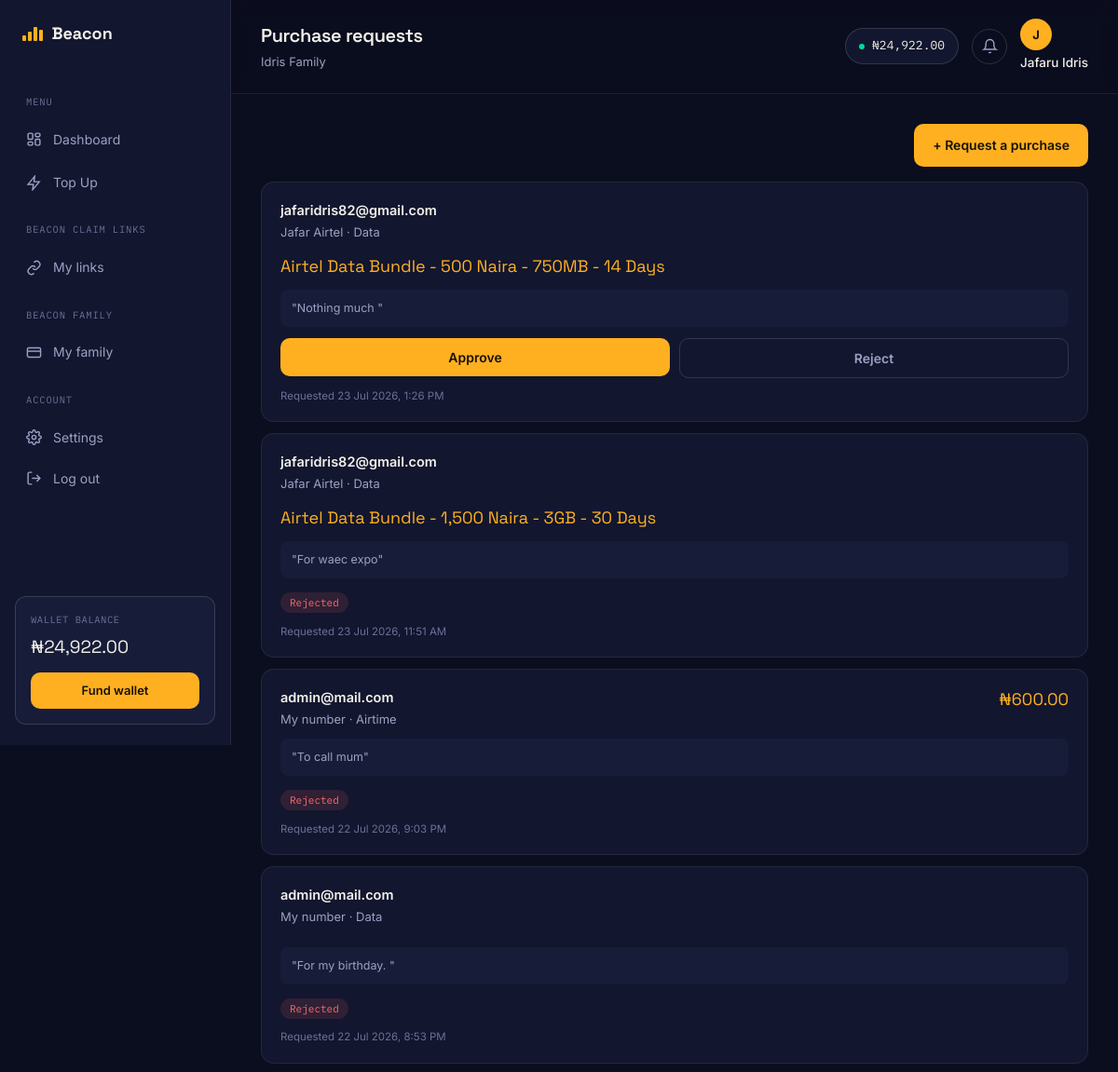
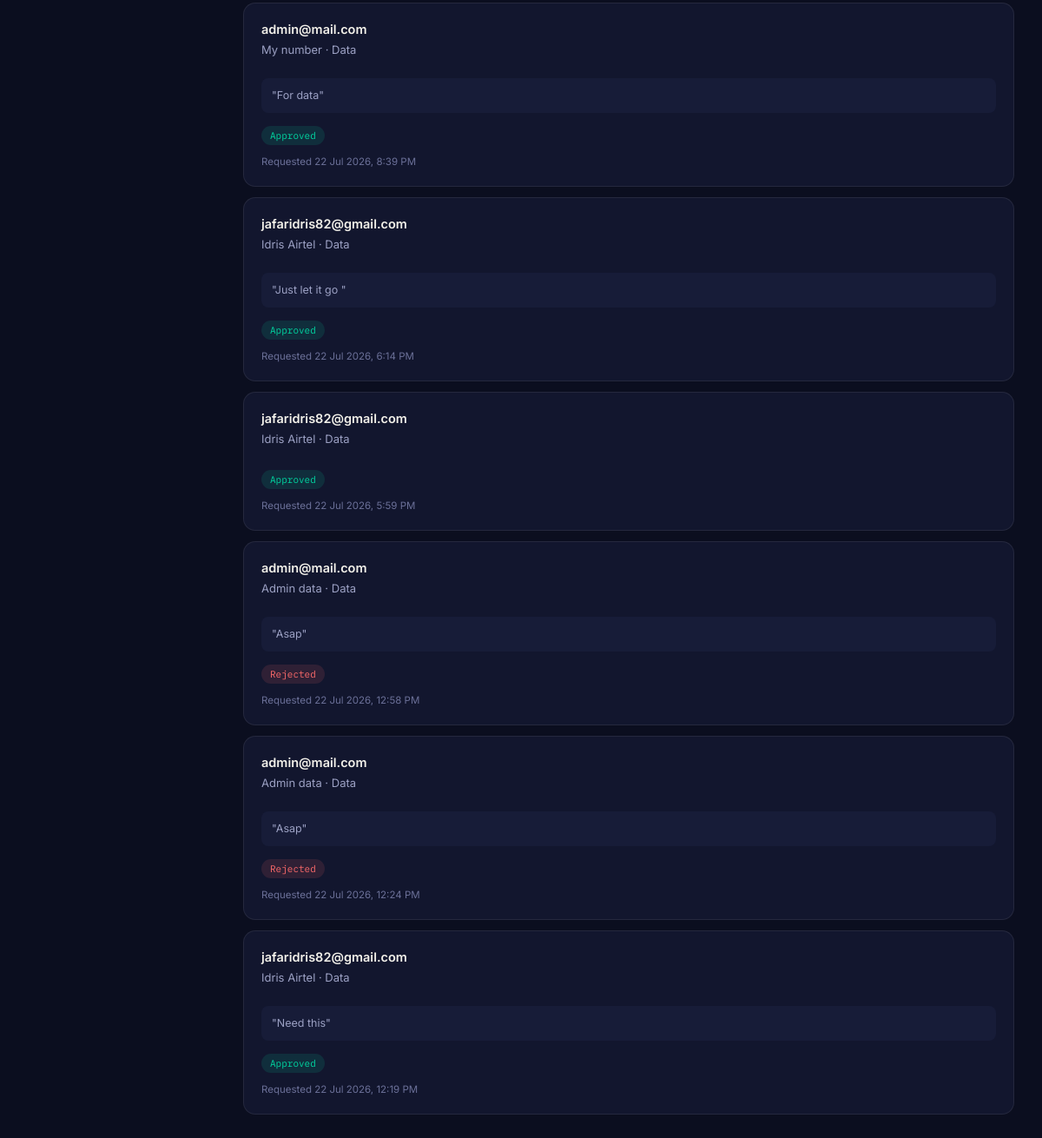
The app's page /commons/1/requests/ (signed in) with its own data (2 pictures, top to bottom).
### authentication/models.py (models this page shows, shortened)
class User(AbstractUser):
    email = models.EmailField(unique=True)
    phone_number = models.CharField(max_length=20, blank=True)
    is_email_verified = models.BooleanField(default=False)
    email_verification_token = models.CharField(max_length=100, blank=True, null=True)
    password_reset_token = models.CharField(max_length=100, blank=True, null=True)
    password_reset_expires = models.DateTimeField(blank=True, null=True)
    referral_code = models.CharField(max_length=20, unique=True, blank=True, null=True)
    referred_by = models.ForeignKey('self', on_delete=models.SET_NULL, blank=True, null=True, related_name='referrals')
    date_joined = models.DateTimeField(auto_now_add=True)
    last_login_ip = models.GenericIPAddressField(blank=True, null=True)
    transaction_pin_hash = models.CharField(
        max_length=128,
        blank=True,
        null=True,
        help_text="Hashed transaction PIN"
    )
    USERNAME_FIELD = 'email'
    REQUIRED_FIELDS = ['username']
    class Meta:
        ordering = ['-date_joined']
    def __str__(self):
        return self.email
    def get_full_name(self):
        if self.first_name or self.last_name:
            return f"{self.first_name} {self.last_name}".strip()
        return self.username

### wallet/models.py (models this page shows, shortened)
class Wallet(models.Model):
    user = models.OneToOneField(User, on_delete=models.CASCADE, related_name='wallet')
    balance = models.DecimalField(max_digits=12, decimal_places=2, default=0.00)
    total_funded = models.DecimalField(max_digits=12, decimal_places=2, default=0.00)
    total_spent = models.DecimalField(max_digits=12, decimal_places=2, default=0.00)
    is_active = models.BooleanField(default=True)
    created_at = models.DateTimeField(auto_now_add=True)
    updated_at = models.DateTimeField(auto_now=True)
    class Meta:
        verbose_name = 'Wallet'
        verbose_name_plural = 'Wallets'

### commons/models.py (models this page shows, shortened)
class Family(models.Model):
    name = models.CharField(max_length=100)
    owner = models.ForeignKey(User, on_delete=models.CASCADE, related_name='owned_families')
    created_at = models.DateTimeField(auto_now_add=True)
    updated_at = models.DateTimeField(auto_now=True)
    class Meta:
        verbose_name_plural = 'families'
        ordering = ['-created_at']

class PurchaseRequest(models.Model):
    class Status(models.TextChoices):
        PENDING = 'pending', 'Pending'
        APPROVED = 'approved', 'Approved'
        REJECTED = 'rejected', 'Rejected'
    family = models.ForeignKey(Family, on_delete=models.CASCADE, related_name='purchase_requests')
    requested_by = models.ForeignKey(FamilyMembership, on_delete=models.CASCADE, related_name='purchase_requests')
    preset = models.ForeignKey(MemberServicePreset, on_delete=models.PROTECT, related_name='requests')
    amount = models.DecimalField(max_digits=12, decimal_places=2)
    note = models.CharField(max_length=255, blank=True)
    plan = models.JSONField(default=dict)
    status = models.CharField(max_length=20, choices=Status.choices, default=Status.PENDING)
    reviewed_by = models.ForeignKey(
        User, on_delete=models.SET_NULL, null=True, blank=True, related_name='+',
    )
    reviewed_at = models.DateTimeField(null=True, blank=True)
    rejection_reason = models.CharField(max_length=255, blank=True)
    reference = models.CharField(max_length=40, blank=True)
    created_at = models.DateTimeField(auto_now_add=True)
    class Meta:
        ordering = ['-created_at']

class FamilyMembership(models.Model):
    class Role(models.TextChoices):
        OWNER = 'owner', 'Owner'
        ADMIN = 'admin', 'Admin'
        MEMBER = 'member', 'Member'
        VIEWER = 'viewer', 'Viewer'
    class Status(models.TextChoices):
        INVITED = 'invited', 'Invited'
        ACTIVE = 'active', 'Active'
        REMOVED = 'removed', 'Removed'
    family = models.ForeignKey(Family, on_delete=models.CASCADE, related_name='memberships')
    user = models.ForeignKey(User, on_delete=models.CASCADE, related_name='family_memberships')
    role = models.CharField(max_length=20, choices=Role.choices, default=Role.MEMBER)
    status = models.CharField(max_length=20, choices=Status.choices, default=Status.INVITED)
    invited_by = models.ForeignKey(
        User, on_delete=models.SET_NULL, null=True, blank=True, related_name='family_invites_sent',
    )
    invited_at = models.DateTimeField(auto_now_add=True)
    joined_at = models.DateTimeField(null=True, blank=True)
    removed_at = models.DateTimeField(null=True, blank=True)
    class Meta:
        unique_together = [('family', 'user')]
        ordering = ['-role', 'invited_at']
    @property
    def is_active(self):
        return self.status == self.Status.ACTIVE
    @property
    def can_approve_requests(self):
        return self.is_active and self.role == self.Role.OWNER
    @property
    def can_request_purchase(self):
        return self.is_active and self.role in (self.Role.OWNER, self.Role.ADMIN, self.Role.MEMBER)

class MemberServicePreset(models.Model):
    class ServiceType(models.TextChoices):
        AIRTIME = 'airtime', 'Airtime'
        DATA = 'data', 'Data'
        ELECTRICITY = 'electricity', 'Electricity'
        CABLE = 'cable', 'Cable TV'
        INTERNET = 'internet', 'Internet'
    membership = models.ForeignKey(FamilyMembership, on_delete=models.CASCADE, related_name='service_presets')
    service_type = models.CharField(max_length=20, choices=ServiceType.choices)
    label = models.CharField(max_length=100, help_text="e.g. 'Mum's MTN line', 'Dad's meter'")
    provider = models.ForeignKey(
        'services.ServiceProvider', null=True, blank=True, on_delete=models.SET_NULL, related_name='+',
    )
    recipient_identifier = models.CharField(max_length=100)
    created_at = models.DateTimeField(auto_now_add=True)
    class Meta:
        ordering = ['label']

### commons/views.py (the view)
# urls.py: path('<int:family_id>/requests/', views.requests_view, name='requests'),
@login_required
def requests_view(request, family_id):
    family = get_object_or_404(Family, id=family_id)
    try:
        membership = _get_membership_or_404(family, request.user)
    except family_services.PermissionDeniedError as exc:
        return _redirect_with_error(request, exc, 'beacon_family:list')
    requests_qs = PurchaseRequest.objects.filter(family=family).select_related(
        'preset', 'requested_by', 'requested_by__user'
    )
    return render(request, 'beacon_family/requests.html', {
        'family': family, 'membership': membership, 'requests': requests_qs,
    })

### commons/views.py (called while the page is built)
def _get_membership_or_404(family, user):
    membership = family.memberships.filter(user=user).exclude(status=FamilyMembership.Status.REMOVED).first()
    if not membership:
        raise family_services.PermissionDeniedError("You're not part of this family.")
    return membership

### core/context_processors.py (called while the page is built)
def site_settings(request):
    return {
        'site_settings': SiteSettings.load(),
        'theme': request.session.get('theme', 'light'),
    }

def notifications_count(request):
    count = 0
    if request.user.is_authenticated:
        count = Notification.objects.filter(user=request.user, is_read=False).count()
    return {'unread_notifications': count}

### core/models.py (called while the page is built)
    @classmethod
    def load(cls):
        obj, created = cls.objects.get_or_create(pk=1)
        return obj

### templates/beacon_family/requests.html (shortened to what this page needs)
{% extends "base.html" %}
{% load static %}
{% block page_title %}Purchase requests{% endblock %}
{% block page_subtitle %}<p>{{ family.name }}</p>{% endblock %}
{% block extra_head %}
<link rel="stylesheet" href="{% static 'css/family.css' %}">
{% endblock %}
{% block content %}
{% if membership.can_request_purchase %}
<div style="display:flex; justify-content:flex-end; margin-bottom:16px;">
  <a href="{% url 'beacon_family:create_request' family_id=family.id %}" class="btn btn-primary">+ Request a purchase</a>
</div>
{% endif %}
{% if requests %}
  {% for req in requests %}
  <div class="request-card">
    <div class="request-top" {% if req.preset.service_type != 'airtime' %}style="flex-direction: column;"{% endif %}>
      <div>
        <div class="request-who">{{ req.requested_by.user }}</div>
        <div class="request-what">{{ req.preset.label }} · {{ req.preset.get_service_type_display }}</div>
      </div>
      {% if req.preset.service_type == 'data' %}
      <div class="request-amount">{{ req.plan.name }}</div>
      {% else %}
      <div class="request-amount">₦{{ req.amount }}</div>
      {% endif %}
    </div>
    {% if req.note %}
    <div class="request-note">"{{ req.note }}"</div>
    {% endif %}
    {% if req.status == 'pending' %}
      {% if membership.can_approve_requests %}
      <div class="request-actions">
        <form method="post" action="{% url 'beacon_family:approve_request' family_id=family.id request_id=req.id %}">
          <button startLoading type="submit" class="btn btn-primary btn-block">Approve</button>
        </form>
        <form method="post" action="{% url 'beacon_family:reject_request' family_id=family.id request_id=req.id %}">
          <button startLoading type="submit" class="btn btn-ghost btn-block">Reject</button>
        </form>
      </div>
      {% else %}
      <span class="status-chip status-invited">Awaiting approval</span>
      {% endif %}
    {% elif req.status == 'approved' %}
      <span class="badge badge-success">Approved</span>
    {% else %}
      <span class="badge badge-failed">Rejected</span>
    {% endif %}
    <div class="request-meta">Requested {{ req.created_at|date:"d M Y, g:i A" }}</div>
  </div>
  {% endfor %}
{% else %}
<div class="empty-state">
  <div class="ic"><svg viewBox="0 0 24 24" fill="none" stroke="currentColor" stroke-width="2"><path d="M13 2L3 14h8l-1 8 10-12h-8l1-8z"/></svg></div>
  <h3>No requests yet</h3>
  <p>Members can ask the family wallet to cover a one-off purchase, subject to approval.</p>
</div>
{% endif %}
{% endblock %}

### templates/base.html (shortened to what this page needs)
{% load static %}
{% load humanize %}
<!DOCTYPE html>
<html lang="en">
<head>
<link rel="stylesheet" href="{% static 'css/style.css' %}">
<link rel="stylesheet" href="{% static 'css/native.css' %}">
{% block extra_head %}{% endblock %}
</head>
<body{% block body_attrs %}{% endblock %}>
<div class="app-shell">
  <aside class="sidebar" id="sidebar">
    <div class="sidebar-top-row">
      <a href="{% url 'dashboard:index' %}" class="logo">
        <span class="bars"><span></span><span></span><span></span><span></span></span>
        Beacon
      </a>
    </div>
    <nav class="side-nav">
      <div class="nav-label">Menu</div>
      <a href="{% url 'dashboard:index' %}" class="nav-link {% if active_nav == 'dashboard' %}active{% endif %}">
        <svg viewBox="0 0 24 24" fill="none" stroke="currentColor" stroke-width="2"><rect x="3" y="3" width="7" height="9" rx="1.5"/><rect x="14" y="3" width="7" height="5" rx="1.5"/><rect x="14" y="12" width="7" height="9" rx="1.5"/><rect x="3" y="16" width="7" height="5" rx="1.5"/></svg>
        Dashboard
      </a>
      <a href="{% url 'services:list' %}" class="nav-link {% if active_nav == 'buy' %}active{% endif %}">
        <svg viewBox="0 0 24 24" fill="none" stroke="currentColor" stroke-width="2"><path d="M13 2L3 14h8l-1 8 10-12h-8l1-8z"/></svg>
        Top Up
      </a>
      <div class="nav-label">Beacon Claim Links</div>
      <a href="{% url 'links:my_links' %}" class="nav-link {% if active_nav == 'claims' %}active{% endif %}">
        <svg viewBox="0 0 24 24" fill="none" stroke="currentColor" stroke-width="2"><path d="M10 13a5 5 0 007 0l3-3a5 5 0 00-7-7l-1 1"/><path d="M14 11a5 5 0 00-7 0l-3 3a5 5 0 007 7l1-1"/></svg>
        My links
      </a>
      <div class="nav-label">Beacon Family</div>
      <a href="{% url 'beacon_family:list' %}" class="nav-link {% if active_nav == 'wallet' %}active{% endif %}">
        <svg viewBox="0 0 24 24" fill="none" stroke="currentColor" stroke-width="2"><rect x="2" y="5" width="20" height="14" rx="2"/><path d="M2 10h20"/></svg>
        My family
      </a>
      <div class="nav-label">Account</div>
      <a href="{% url 'accounts:settings' %}" class="nav-link {% if active_nav == 'settings' %}active{% endif %}">
        Settings
      </a>
      <form method="post" action="{% url 'accounts:logout' %}" class="logout-form">
        <button type="submit" class="nav-link nav-link-btn">
          <svg viewBox="0 0 24 24" fill="none" stroke="currentColor" stroke-width="2"><path d="M9 21H5a2 2 0 01-2-2V5a2 2 0 012-2h4"/><path d="M16 17l5-5-5-5"/><path d="M21 12H9"/></svg>
          Log out
        </button>
      </form>
    </nav>
    <div class="sidebar-wallet">
      <div class="label">Wallet balance</div>
      <div class="amount">₦{{ user.wallet.balance|intcomma }}</div>
      <a href="{% url 'wallet:fund' %}" class="btn btn-primary btn-sm">Fund wallet</a>
    </div>
  </aside>
  <div class="app-main">
    <header class="app-topbar">
      <div class="topbar-title">
        <h1>{% block page_title %}Dashboard{% endblock %}</h1>
        {% block page_subtitle %}{% endblock %}
      </div>
      <div class="topbar-actions">
        <div class="wallet-chip">
          <span class="dot"></span> ₦{{ user.wallet.balance|intcomma }}
        </div>
        <a href="{% url 'notifications:list' %}" class="icon-btn" aria-label="Notifications">
          <svg viewBox="0 0 24 24" fill="none" stroke="currentColor" stroke-width="2"><path d="M18 8a6 6 0 00-12 0c0 7-3 9-3 9h18s-3-2-3-9"/><path d="M13.7 21a2 2 0 01-3.4 0"/></svg>
        </a>
        <div class="user-chip">
          <a href="{% url 'accounts:profile' %}">
            <div class="avatar">{{ user.get_full_name|slice:":1"|default:"U" }}</div>
            <span class="uname">{{ user.get_full_name|default:"Account" }}</span>
          </a>
        </div>
      </div>
    </header>
    <main class="app-content">
      {% block content %}{% endblock %}
    </main>
  </div>
</div>
</body>
</html>

### static/css/native.css (style rules this page uses)
html, body { overscroll-behavior-y: contain; }
* { -webkit-tap-highlight-color: transparent; }
button, a, .nav-link, .service-tab, .filter-tab, .pin-key, .provider-chip, .amount-chip, .plan-card, .qa-item, .qty-btn { -webkit-touch-callout: none; user-select: none; touch-action: manipulation; }
.app-topbar { padding-top: max(20px, env(safe-area-inset-top)); }
.sidebar { padding-top: max(22px, env(safe-area-inset-top)); padding-bottom: max(22px, env(safe-area-inset-bottom)); }

### static/css/family.css (style rules this page uses)
:root { --bg:#0B0E1F; --bg-elev:#12162E; --bg-elev-2:#171C38; --text:#F3F1EA; --text-dim:#9CA1C4; --text-dimmer:#6B7098; --amber:#FFB020; --mint:#00D9A3; --violet:#7C6CFF; --danger:#FF6B6B; --border:rgba(255,255,255,0.08); --border-strong:rgba(255,255,255,0.14); }
.request-card { background:var(--bg-elev); border:1px solid var(--border); border-radius:14px; padding:18px 20px; margin-bottom:12px; }
.request-top { display:flex; justify-content:space-between; align-items:flex-start; gap:12px; margin-bottom:10px; }
.request-who { font-size:14.5px; font-weight:600; }
.request-what { font-size:13px; color:var(--text-dim); margin-top:2px; }
.request-amount { font-family:'Space Grotesk'; font-size:18px; color:var(--amber); flex-shrink:0; }
.request-note { font-size:12.5px; color:var(--text-dim); background:var(--bg-elev-2); border-radius:8px; padding:10px 12px; margin-bottom:12px; }
.request-actions { display:flex; gap:10px; }
.request-actions form { flex:1; }
.request-meta { font-size:11.5px; color:var(--text-dimmer); margin-top:10px; }

### records on screen
User: wallet.balance "24,922.00", get_full_name "J", get_full_name "Jafaru Idris"
Family: name "Idris Family"
PurchaseRequest: requested_by.user "jafaridris82@gmail.com", preset.label "Jafar Airtel", preset.service_type "Data", plan.name "Airtel Data Bundle - 500 Naira - 750MB - 14 Days", note "Nothing much", status "Approve", created_at "23 Jul 2026, 1:26 PM"
PurchaseRequest: requested_by.user "jafaridris82@gmail.com", preset.label "Jafar Airtel", preset.service_type "Data", plan.name "Airtel Data Bundle - 1,500 Naira - 3GB - 30 Days", note "For waec expo", status "Rejected", created_at "23 Jul 2026, 11:51 AM"
PurchaseRequest: requested_by.user "admin@mail.com", preset.label "My number", preset.service_type "Airtime", amount "600.00", note "To call mum", status "Rejected", created_at "22 Jul 2026, 9:03 PM"
PurchaseRequest: requested_by.user "admin@mail.com", preset.label "My number", preset.service_type "Data", note "For my birthday.", status "Rejected", created_at "22 Jul 2026, 8:53 PM"
PurchaseRequest: requested_by.user "admin@mail.com", preset.label "My number", preset.service_type "Data", note "For data", status "Approved", created_at "22 Jul 2026, 8:39 PM"
PurchaseRequest: requested_by.user "jafaridris82@gmail.com", preset.label "Idris Airtel", preset.service_type "Data", note "Just let it go", status "Approved", created_at "22 Jul 2026, 6:14 PM"
PurchaseRequest: requested_by.user "jafaridris82@gmail.com", preset.label "Idris Airtel", preset.service_type "Data", status "Approved", created_at "22 Jul 2026, 5:59 PM"
PurchaseRequest: requested_by.user "admin@mail.com", preset.label "Admin data", preset.service_type "Data", note "Asap", status "Rejected", created_at "22 Jul 2026, 12:58 PM"
PurchaseRequest: requested_by.user "admin@mail.com", preset.label "Admin data", preset.service_type "Data", note "Asap", status "Rejected", created_at "22 Jul 2026, 12:24 PM"
PurchaseRequest: requested_by.user "jafaridris82@gmail.com", preset.label "Idris Airtel", preset.service_type "Data", note "Need this", status "Approved", created_at "22 Jul 2026, 12:19 PM"
